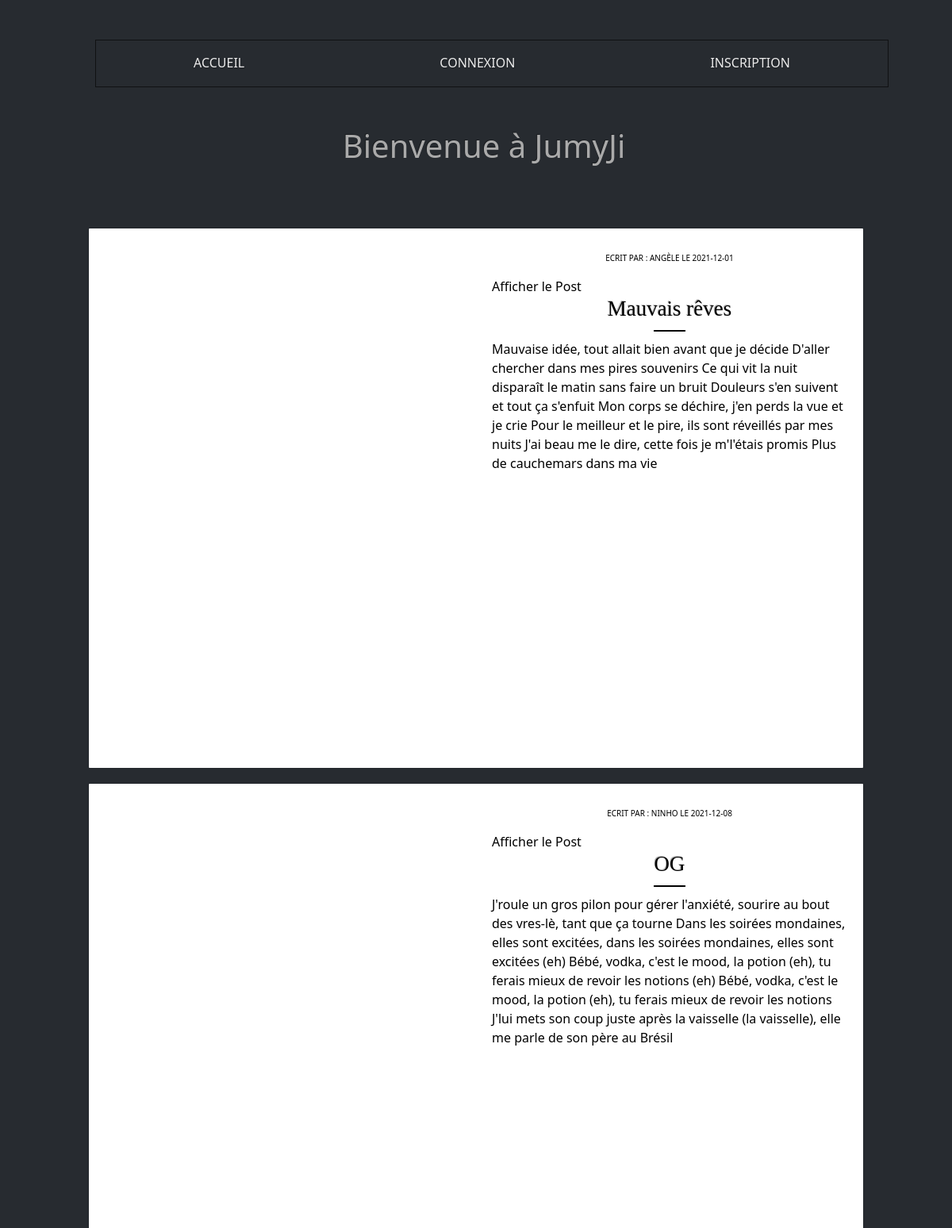
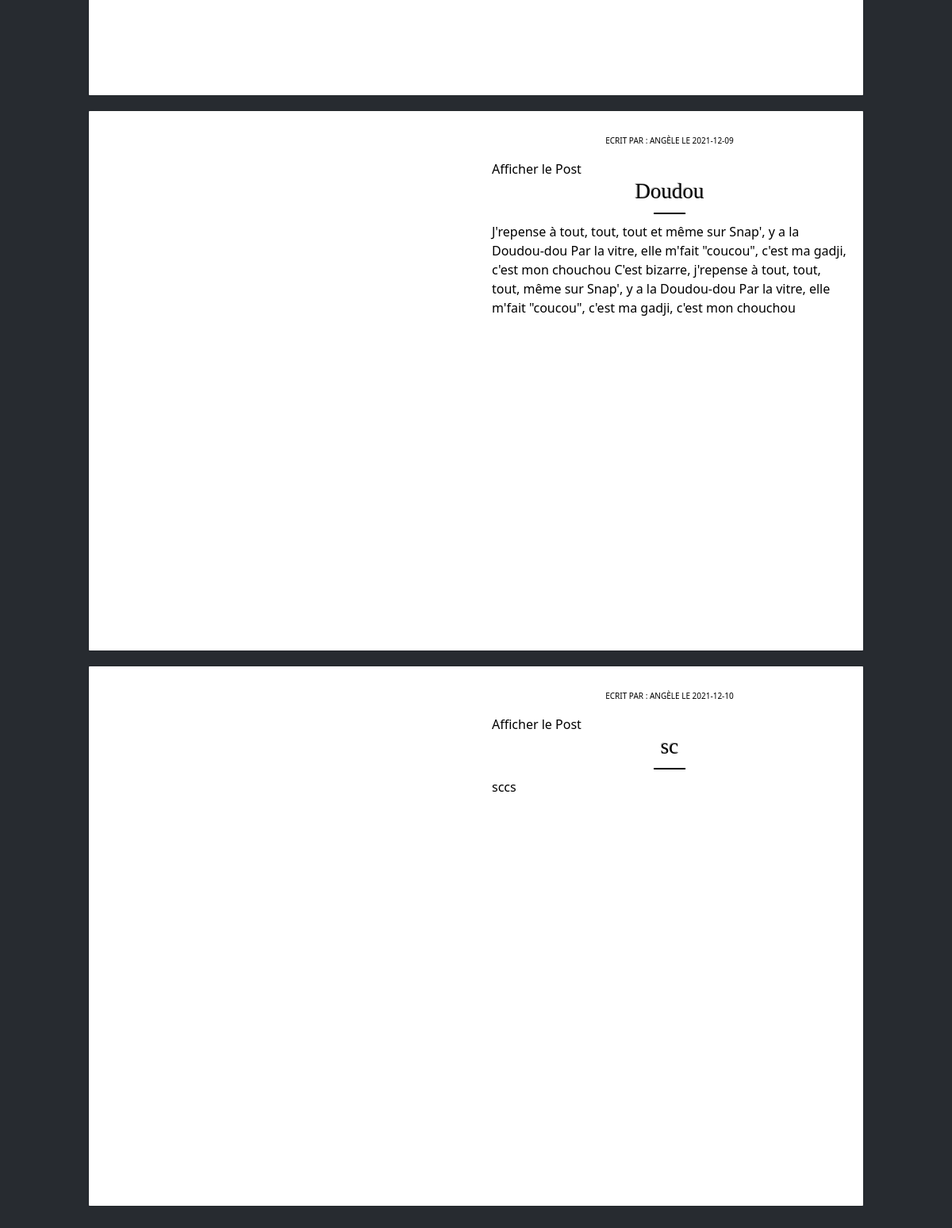
Before: / with the older database file (2 pictures, top to bottom).
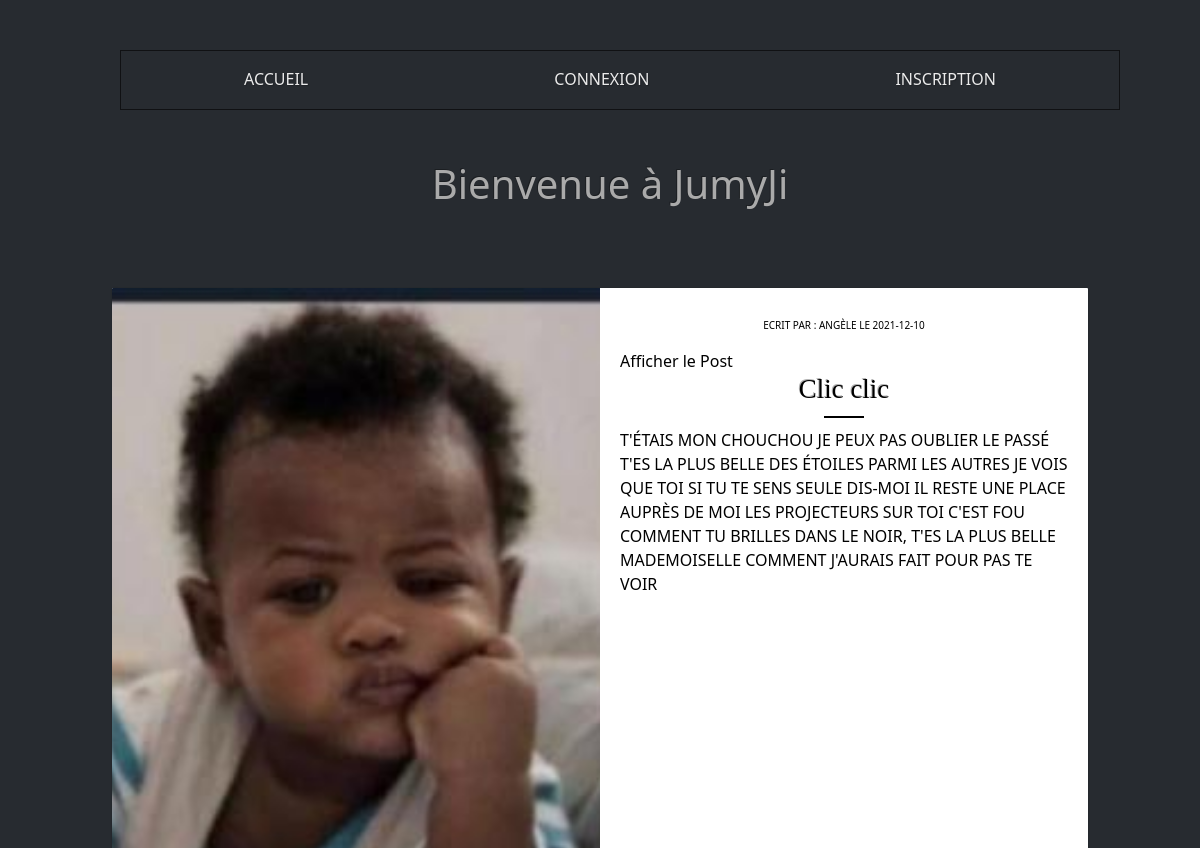
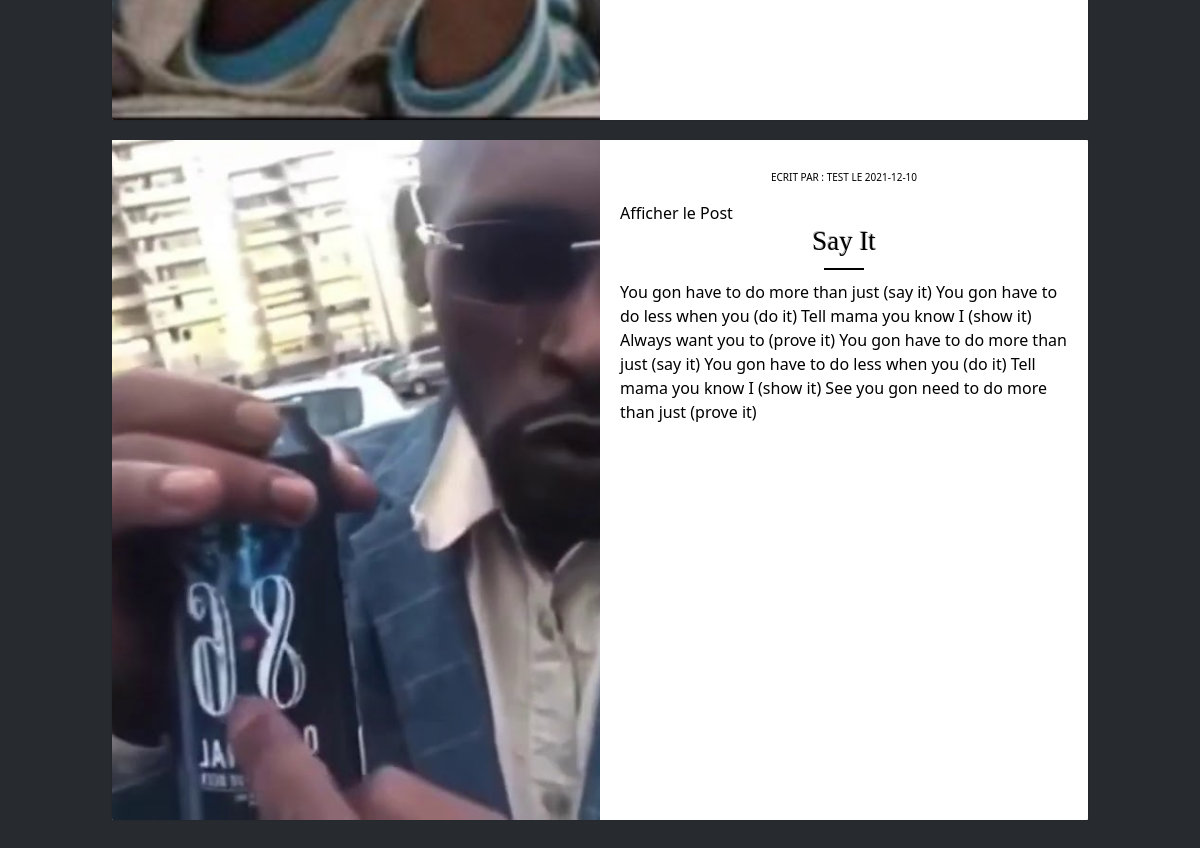
After: the same page with the newer database file (2 pictures, top to bottom).
### tables this page shows
CREATE TABLE `post` (
  `id` int(11) NOT NULL,
  `publishedDate` date NOT NULL,
  `title` varchar(50) NOT NULL,
  `content` varchar(2200) NOT NULL,
  `authorId` int(11) NOT NULL,
  `image` varchar(100) NOT NULL
);

CREATE TABLE `user` (
  `id` int(11) NOT NULL,
  `name` varchar(50) NOT NULL,
  `lastName` varchar(50) NOT NULL,
  `mail` varchar(50) NOT NULL,
  `password` varchar(50) NOT NULL,
  `isAdmin` tinyint(1) NOT NULL
);

### src/Controller/FrontController.php (called while the page is built, shortened)
<?php
class FrontController extends BaseController
{
    public function executeHome()
    {
        $postManager = new PostManager(PDOFactory::getMysqlConnection());
        $posts = $postManager->getAllPosts();
        $this->render(
            'home.php',
            [
                'posts' => $posts
            ],
            'Home Page'
        );
    }
}

### src/Fram/Router.php (called while the page is built, shortened)
<?php
class Router
{
    public function getController()
    {
        $xml = new \DOMDocument();
        $xml->load(__DIR__ . './../Config/routes.xml');
        $routes = $xml->getElementsByTagName('route');
        isset($_GET['p']) ? $path = strtolower(htmlspecialchars($_GET['p'])) : $path = '/';
        foreach ($routes as $route) {
            if ($path === $route->getAttribute('path')) {
                $action = $route->getAttribute('action');
                $params = [];
                return new $controllerClass($action, $params);
            }
        }
        return new ErrorController('error404');
    }
}

### index.php (called while the page is built, shortened)
<?php
$router = new \App\Fram\Router();
$router->getController();

### src/Fram/Factories/PDOFactory.php (called while the page is built, shortened)
<?php
class PDOFactory
{
    public static function getMysqlConnection()
    {
        try {
            $db = new \PDO("mysql:host=db;dbname=post_project_db", "root", "root");
            return $db;
        } catch (\Exception $e) {
            die('Erreur : '.$e->getMessage());
            return "error";
        }
    }
}

### src/Manager/BaseManager.php (called while the page is built, shortened)
<?php
abstract class BaseManager
{
    public function __construct($pdo)
    {
        $this->db = $pdo;
    }
}

### src/Manager/PostManager.php (called while the page is built, shortened)
<?php
class PostManager extends BaseManager
{
    public function getAllPosts()
    {
        try {
            $query = $this->db->prepare('SELECT * FROM `post`');
            $query->execute();
            while ($row = $query->fetch(PDO::FETCH_ASSOC)) {
                $post = new Post($row);
                $posts[] = $post;
            };
            return $posts;
        } catch (\Exception $e) {
            die('Erreur : '.$e->getMessage());
            return "error getAllPosts function in PostManager.php";
        }
    }
}

### src/Entity/Post.php (called while the page is built, shortened)
<?php
class Post
{
    private int $id;
    private \DateTime $publishedDate;
    private string $title;
    private string $content;
    private int $authorId;
    private string $image;
    public function hydrate($data){
        foreach ($data as $key => $value) {
            $method = 'set'.ucfirst($key);
        }
    }
    public function getId(): int
    {
        return $this->id;
    }
    public function setId(int $id): void
    {
        $this->id = $id;
    }
    public function getPublishedDate(): \DateTime
    {
        return $this->publishedDate;
    }
    public function setPublishedDate(string $publishedDatee): void
    {
        $this->publishedDate = new \DateTime($publishedDatee);
    }
    public function getTitle(): string
    {
        return $this->title;
    }
    public function setTitle(string $title): void
    {
        $this->title = $title;
    }
    public function getContent(): string
    {
        return $this->content;
    }
    public function setContent(string $content): void
    {
        $this->content = $content;
    }
    public function getAuthorId(): int
    {
        return $this->authorId;
    }
    public function setAuthorId(int $authorId): void
    {
        $this->authorId = $authorId;
    }
    public function getImage(): string
    {
        return $this->image;
    }
    public function setImage(string $image): void
    {
        $this->image = $image;
    }
    public function getPostAuthor(int $id)
    {
        $userManager = new UserManager(PDOFactory::getMysqlConnection());
        $author = $userManager->getUserById($id);
        return $author;
    }
}

### src/Manager/UserManager.php (called while the page is built, shortened)
<?php
class UserManager extends BaseManager
{
  public function setDb($db){
    $this->db = $db;
    return $this;
  }
  public function getUserById($id)
  {
    try {
      $query = $this->db->prepare('SELECT * FROM `user` WHERE id = :id');
      $query->bindValue(':id', $id, \PDO::PARAM_INT);
      $query->execute();
      $row = $query->fetch(\PDO::FETCH_ASSOC);
      if($row['isAdmin'] == 1){
        $user = new Admin($row);
      }
      elseif($row['isAdmin'] == 0){
        $user = new Standard($row);
      }
      return $user;
    }
    catch (\Exception $e) {
      die('Erreur : '.$e->getMessage());
      return "error getUserById function in UserManager.php";
    }
  }
}
?>

### src/Entity/User.php (called while the page is built, shortened)
<?php
class User
{
    private string $name;
    public function hydrate($data){
        foreach ($data as $key => $value) {
            $method = 'set'.ucfirst($key);
        }
    }
    public function setId($id)
    {
        return $this;
    }
    public function getName()
    {
        return $this->name;
    }
    public function setName($name)
    {
        $this->name = $name;
        return $this;
    }
    public function setLastName($lastName)
    {
        return $this;
    }
    public function setMail($mail)
    {
        return $this;
    }
    public function setPassword($password)
    {
        return $this;
    }
    public function setIsAdmin($isAdmin)
    {
        return $this;
    }
}

### src/Views/Frontend/home.php (the view)
<div class="home-container">
    <h1>Bienvenue à JumyJi</h1>
    <div class="card__container">
        <?php
        if($posts != NULL){
        foreach($posts as $post) {
        ?>
        <div class="blog-card">
            <div class="media col-sm-6 col-xs-6" style="background-image: url('<?= $post->getImage() ?>')"></div>
            <div class="card-body col-sm-6 col-xs-6">
                <p class="tagline text-center">
                    ecrit par : <?= $post->getPostAuthor($post->getAuthorId())->getName() ?>
                    le <?= $post->getPublishedDate()->format('Y-m-d'); ?>
                </p>
                <a class="link" href="/post/<?= $post->getId();?>">Afficher le Post</a>
                <h3 class="title text-center"><?php echo $post->getTitle(); ?></h3>
                <div class="divider"></div>
                <p class="paragraph text-justify"><?php echo $post->getContent(); ?></p>
            </div>
        </div>
        <?php
        }}else{
        ?>
        <p>No post Found</p>
        <?php
        }
        ?>
    </div>
</div>

### src/Controller/BaseController.php (shortened to what this page needs)
<?php
abstract class BaseController
{
    private $templateFile = __DIR__ . './../Views/template.php';
    private $viewsDir = __DIR__ . './../Views/Frontend/';
    public function __construct(string $action, array $params = [])
    {
        $method = 'execute' . ucfirst($action);
        if (is_callable([$this, $method])) {
            $this->$method();
        }
    }
    public function render(string $template, array $arguments, string $title)
    {
        $view = $this->viewsDir . $template;
        require $view;
        $content = ob_get_clean();
        require $this->templateFile;
        exit;
    }
}

### src/Views/template.php (shortened to what this page needs)
<!doctype html>
<html lang="en">
<head>
    <link rel="stylesheet" href="https://bootswatch.com/5/slate/bootstrap.min.css">
    <link rel="stylesheet" type="text/css" href="/Assets/Css/style.css" />
    <link rel="stylesheet" href="https://cdnjs.cloudflare.com/ajax/libs/font-awesome/4.7.0/css/font-awesome.min.css">
</head>
<body style="margin: 50px 100px 50px 100px">
    <nav class="navbar" style="margin: 0 20px 20px 20px;">
        <a class="navbar-option" href="/">Accueil</a>
        <?php if($_SESSION['user_id'] == NULL) { ?>
             <a class="navbar-option" href="/login/">Connexion</a>
             <a class="navbar-option" href="/register/">Inscription</a>
        <?php } ?>
    </nav>
    <div class="container">
        <?= $content; ?>
    </div>
</body>
</html>

### Assets/Css/style.css (style rules this page uses)
.navbar { display: flex; width: 100%; margin: auto; justify-content: space-between; text-align: center; margin-bottom: 50px; }
.navbar-option { text-decoration: none; padding: 1rem 2rem 1.15rem; text-transform: uppercase; cursor: pointer; color: #ebebeb; min-width: 80px; margin: auto; }
.home-container h1 { margin: 50px 0px 80px 20px; text-align: center; }
.card__container { width: 100%; }
.blog-card { background-color: white; border-radius: 1px; box-shadow: 0 0 2px -1px rgba(0, 0, 0, 0.75); margin: 0 auto; height: 85vh; margin-bottom: 20px; max-width: 1200px; overflow: hidden; }
.media { float: left; background-position: center; background-size: cover; height: 100%; }
.card-body { float: right; color: #000; height: 100%; padding: 30px 20px 50px; }
.tagline { font-size: 10px; text-transform: uppercase; }
.title { color: #000; font-family: "Playfair Display SC"; font-size: 27px; font-weight: 400; }
.divider { background: #000; height: 2px; margin: 10px auto; width: 40px; }
.paragraph { font-weight: 300; }
.link { color: #000!important; cursor: pointer; text-decoration: none; text-align: center; }
.container, .container-lg, .container-md, .container-sm, .container-xl, .container-xxl { max-width: 100% !important; }

Changed rows visible on the page:
removed post: authorId.name "ANGÈLE", publishedDate "2021-12-01", title "Mauvais rêves", content "Mauvaise idée, tout allait bien avant que je décide D'aller chercher dans mes pires souvenirs Ce qui vit la nuit disparaît le matin sans faire un bruit Douleurs s'en suivent et tout ça s'enfuit Mon corps se déchire, j'en perds la vue et je crie Pour le meilleur et le pire, ils sont réveillés par mes nuits J'ai beau me le dire, cette fois je m'l'étais promis Plus de cauchemars dans ma vie"
removed post: authorId.name "NINHO", publishedDate "2021-12-08", title "OG", content "J'roule un gros pilon pour gérer l'anxiété, sourire au bout des vres-lè, tant que ça tourne Dans les soirées mondaines, elles sont excitées, dans les soirées mondaines, elles sont excitées (eh) Bébé, vodka, c'est le mood, la potion (eh), tu ferais mieux de revoir les notions (eh) Bébé, vodka, c'est le mood, la potion (eh), tu ferais mieux de revoir les notions J'lui mets son coup juste après la vaisselle (la vaisselle), elle me parle de son père au Brésil"
removed post: authorId.name "ANGÈLE", publishedDate "2021-12-09", title "Doudou", content "J'repense à tout, tout, tout et même sur Snap', y a la Doudou-dou Par la vitre, elle m'fait \"coucou\", c'est ma gadji, c'est mon chouchou C'est bizarre, j'repense à tout, tout, tout, même sur Snap', y a la Doudou-dou Par la vitre, elle m'fait \"coucou\", c'est ma gadji, c'est mon chouchou"
removed post: authorId.name "ANGÈLE", publishedDate "2021-12-10", title "sc", content "sccs"
added post: image (picture), authorId.name "ANGÈLE", publishedDate "2021-12-10", title "Clic clic", content "T'ÉTAIS MON CHOUCHOU JE PEUX PAS OUBLIER LE PASSÉ T'ES LA PLUS BELLE DES ÉTOILES PARMI LES AUTRES JE VOIS QUE TOI SI TU TE SENS SEULE DIS-MOI IL RESTE UNE PLACE AUPRÈS DE MOI LES PROJECTEURS SUR TOI C'EST FOU COMMENT TU BRILLES DANS LE NOIR, T'ES LA PLUS BELLE MADEMOISELLE COMMENT J'AURAIS FAIT POUR PAS TE VOIR"
added post: image (picture), authorId.name "TEST", publishedDate "2021-12-10", title "Say It", content "You gon have to do more than just (say it) You gon have to do less when you (do it) Tell mama you know I (show it) Always want you to (prove it) You gon have to do more than just (say it) You gon have to do less when you (do it) Tell mama you know I (show it) See you gon need to do more than just (prove it)"
